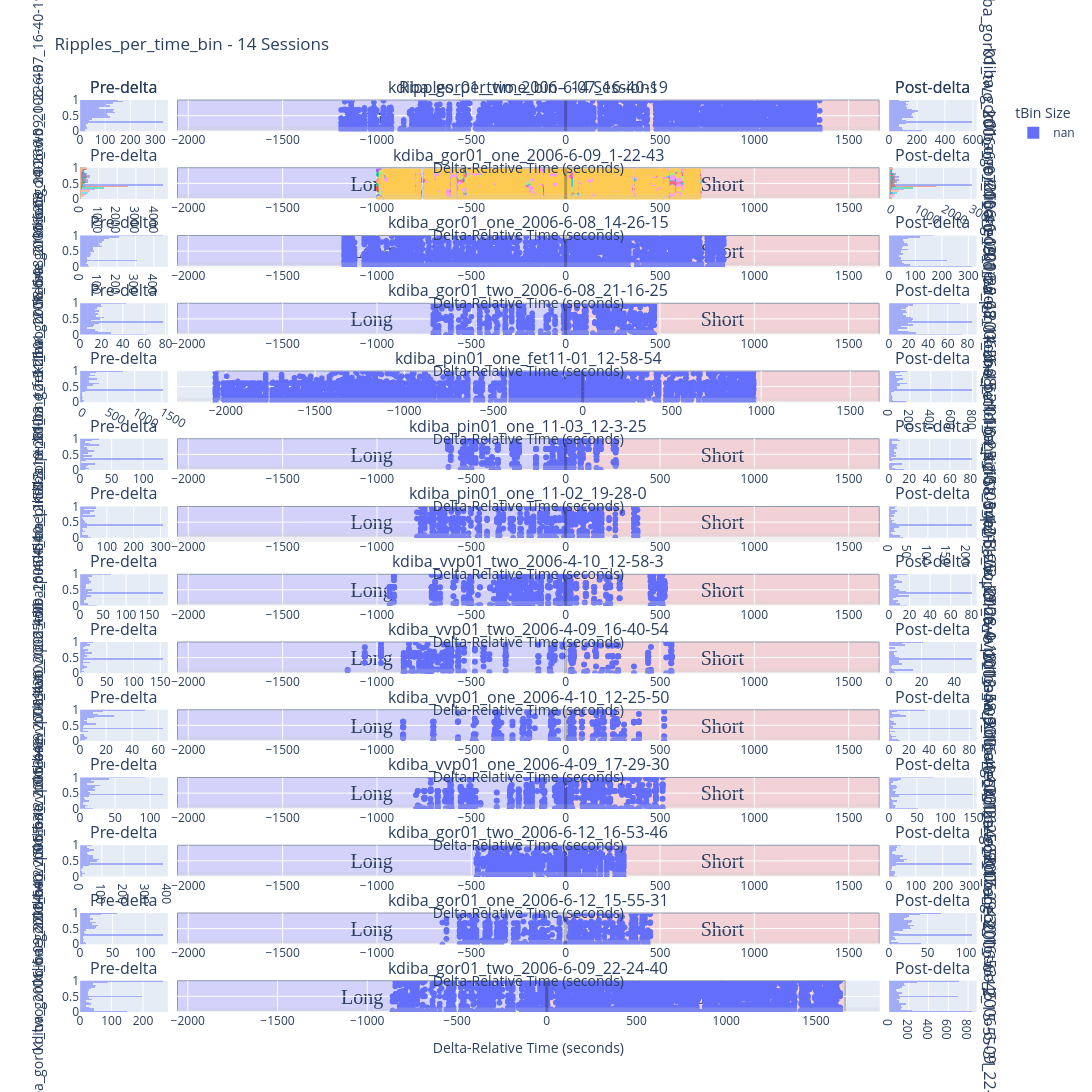

The code cell stored with this chart in its notebook:
### Code cell
## time_bin version:
all_time_bin_session_figures = plot_across_sessions_scatter_results(collected_outputs_directory, concatenated_laps_df=all_sessions_laps_time_bin_df, concatenated_ripple_df=all_sessions_ripple_time_bin_df,
														#    enabled_time_bin_sizes=[0.03, 0.10],
														   earliest_delta_aligned_t_start=earliest_delta_aligned_t_start, latest_delta_aligned_t_end=latest_delta_aligned_t_end,
														   main_plot_mode='separate_row_per_session',
														   laps_title_prefix=f"Laps_per_time_bin", ripple_title_prefix=f"Ripples_per_time_bin", save_figures=True, figure_save_extension=['.html','.png'], is_dark_mode=is_dark_mode)
fig_time_bin_laps, fig_time_bin_ripples = all_time_bin_session_figures[0]
# fig_time_bin_laps.show()
fig_time_bin_ripples.show()
